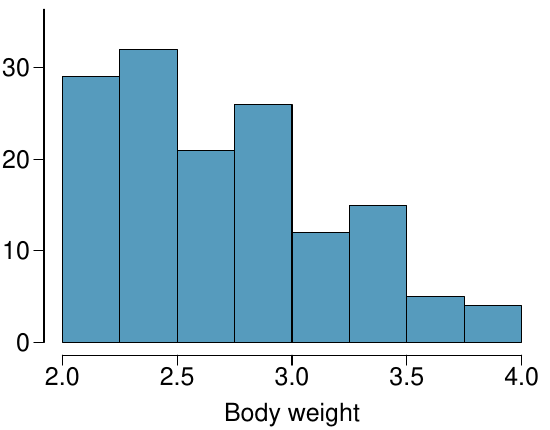

Generate this figure with R:
# load openintro package for colors ---------------------------------
library(openintro)

# load MASS for data ------------------------------------------------
library(MASS)
data(cats)

# histogram of weights ----------------------------------------------
pdf("cat_weights.pdf", 5.5, 4.3)
par(mar=c(3.7, 2.2, 0.5, 0.5), las=1, mgp=c(2.5, 0.7, 0), 
    cex.lab = 1.5, cex.axis = 1.5)
hist(cats$Bwt, breaks = seq(2, 4, 0.25), ylim = c(0, 35), 
     xlab = "Body weight", col = COL[1], main = "", 
     axes = FALSE)
axis(1)
axis(2, at = seq(0,40,10))
dev.off()